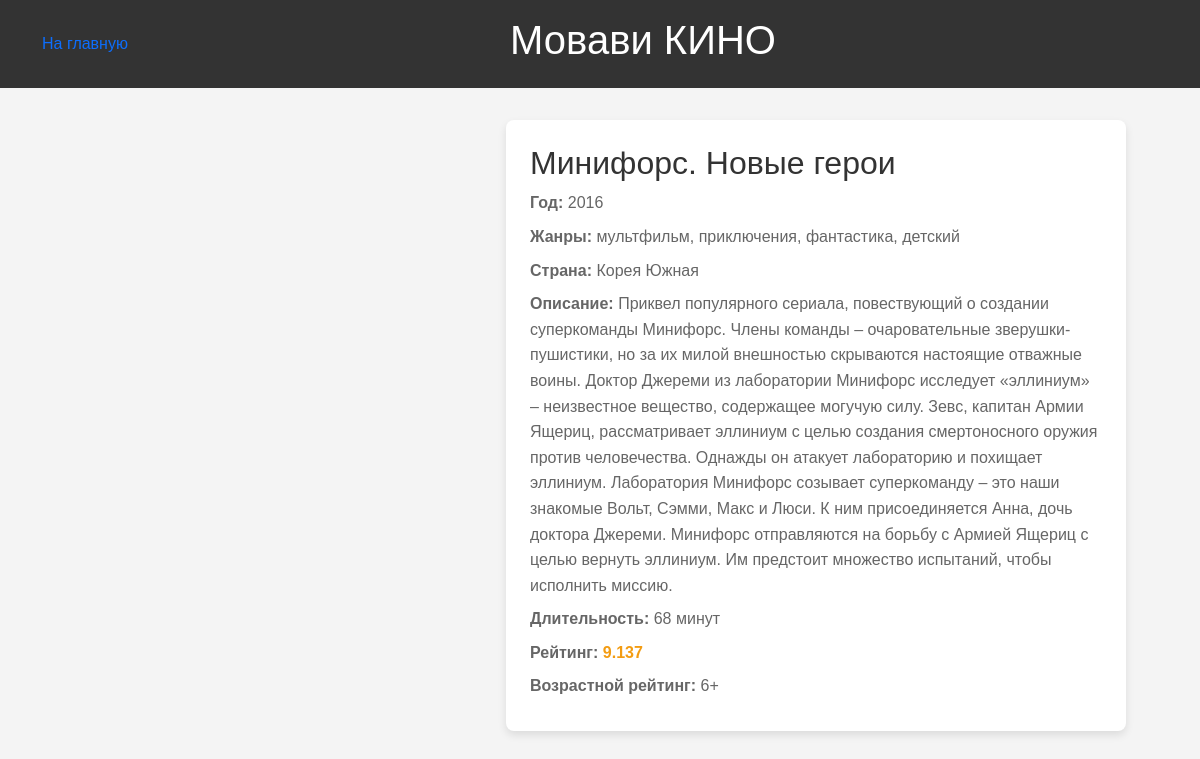
Screenshot of /films/3 with the database file from the repository.
### tables this page shows
CREATE TABLE "films" (
	id INTEGER NOT NULL, 
	title VARCHAR NOT NULL, 
	year INTEGER NOT NULL, 
	genres VARCHAR NOT NULL, 
	country VARCHAR NOT NULL, 
	description TEXT NOT NULL, 
	duration INTEGER NOT NULL, 
	rating FLOAT NOT NULL, 
	age_rating INTEGER NOT NULL, 
	poster TEXT NOT NULL, 
	PRIMARY KEY (id)
);

### main.py (the view)
@app.route("/films/<int:film_id>")
def film_page(film_id):
   film_data = get_film_by_id(film_id)
   return render_template("film.html", film = film_data)

### utils.py (called while the page is built)
def get_film_by_id(id):
    con = sqlite3.connect("films.db")
    SQL_SELECT = f"""
        SELECT * FROM films WHERE id = {id}
    """
    query = con.execute(SQL_SELECT)
    row_data = query.fetchone()
    data = {
        "id": row_data[0],
        "title": row_data[1],
        "year": row_data[2],
        "genres": row_data[3],
        "country": row_data[4],
        "description": row_data[5],
        "duration": row_data[6],
        "rating": row_data[7],
        "age_rating": row_data[8],
        "poster": row_data[9],
    }
    return data

### templates/film.html (shortened to what this page needs)
{% extends "base.html" %}
{% block content %}
<div class="movie-page">
    <div class="movie-info-film">
      <h1>
        {{film['title']}}
      </h1>
      <p>
        <strong>Год:</strong>
        {{film['year']}}
      </p>
      <p>
        <strong>Жанры:</strong>
        {{film['genres']}}
      </p>
      <p>
        <strong>Страна:</strong>
        {{film['country']}}
      </p>
      <p>
        <strong>Описание:</strong>
        {{film['description']}}
      </p>
      <p>
        <strong>Длительность:</strong>
        {{film['duration']}} минут
      </p>
      <p>
        <strong>Рейтинг:</strong>
        <span class="highlight">
            {{film['rating']}}
          </span>
      </p>
      <p>
        <strong>Возрастной рейтинг:</strong>
        {{film['age_rating']}}+
      </p>
    </div>
  </div>
  {% endblock %}

### templates/base.html (style rules this page uses)
* { padding: 0; margin: 0; box-sizing: border-box; text-decoration: none; }
body { font-family: Arial, sans-serif; margin: 0; padding: 0; background-color: #f4f4f4; padding-bottom: 100px; }
.movie-info-film { flex: 2; background: #fff; padding: 1.5rem; border-radius: 8px; box-shadow: 0 4px 8px rgba(0, 0, 0, 0.1); }
.movie-info-film h1 { margin-top: 0; font-size: 2rem; color: #333; }
.movie-info-film p { margin: 0.5rem 0; line-height: 1.6; color: #666; }
.movie-info-film .highlight { font-weight: bold; color: #f39c12; }
.movie-page { display: flex; flex-wrap: wrap; justify-content: center; align-items: flex-start; gap: 2rem; padding: 2rem; max-width: 1200px; margin: 0 auto; }

### rows the page displays
films: title "Минифорс. Новые герои", year "2016", genres "мультфильм, приключения, фантастика, детский", country "Корея Южная", description "Приквел популярного сериала, повествующий о создании суперкоманды Минифорс. Члены команды – очаровательные зверушки-пушистики, но за их милой внешностью скрываются настоящие отважные воины. Доктор Джереми из лаборатории Минифорс исследует «эллиниум» – неизвестное вещество, содержащее могучую силу. Зевс, капитан Армии Ящериц, рассматривает эллиниум с целью создания смертоносного оружия против человечества. Однажды он атакует лабораторию и похищает эллиниум. Лаборатория Минифорс созывает суперкоманду – это наши знакомые Вольт, Сэмми, Макс и Люси. К ним присоединяется Анна, дочь доктора Джереми. Минифорс отправляются на борьбу с Армией Ящериц с целью вернуть эллиниум. Им предстоит множество…", duration "68", rating "9.137", age_rating "6"
